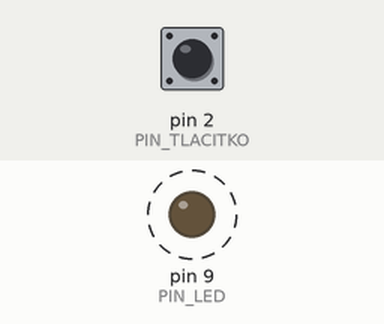
A sketch run on a simulated Arduino Uno, built with avr-gcc and run on an emulated ATmega328P. Parts: output pins drawn as LEDs (lit = HIGH). Dashed ring = blinking. The inputs (shaded band) are chosen by the test bench; at power-on: pin 2 (PIN_TLACITKO) HIGH. What the sketch prints to the serial monitor is not drawn.

Above: at 1.2 s.
1.3 s: pin 2 (PIN_TLACITKO) pulled LOW for 0.15 s
Timing chart, 0 to 10.3 s (numbered marks = the images above; inputs shaded):
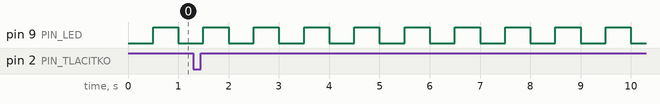

Measured:
- by itself, pin 9 (PIN_LED): alternates HIGH for 0.50 s and LOW for 0.50 s

The sketch:

sablona_skici.ino
```cpp
/* ---------------------------------------------------------------------------
 * Tema:    [NN - nazev tematu]
 * Uloha:   [nazev ulohy]
 * Popis:   [co program dela - jedna az dve vety]
 *
 * Zapojeni:
 *   [LED]      -> D9 (+ rezistor 220 R na GND)
 *   [tlacitko] -> D2 (INPUT_PULLUP, druhy vyvod na GND)
 *
 * Autor:   Jaroslav Busek
 * Deska:   Arduino UNO (ATmega328P)
 * ------------------------------------------------------------------------- */

// --- piny -----------------------------------------------------------------
const uint8_t PIN_LED = 9;
const uint8_t PIN_TLACITKO = 2;

// --- konstanty ------------------------------------------------------------
const uint16_t PERIODA_MS = 500;

// --- globalni stav --------------------------------------------------------
uint32_t poslednizmena = 0;
bool stavLed = false;

// --- funkce ---------------------------------------------------------------

/* Vrati true prave jednou pri stisku tlacitka (nabezna hrana). */
bool naHrane(uint8_t pin) {
  static bool predchozi = HIGH;
  bool aktualni = digitalRead(pin);
  bool hrana = (predchozi == HIGH && aktualni == LOW);
  predchozi = aktualni;
  return hrana;
}

// --- setup / loop ---------------------------------------------------------

void setup() {
  Serial.begin(9600);
  pinMode(PIN_LED, OUTPUT);
  pinMode(PIN_TLACITKO, INPUT_PULLUP);
}

void loop() {
  uint32_t nyni = millis();

  if (nyni - poslednizmena >= PERIODA_MS) {
    poslednizmena = nyni;
    stavLed = !stavLed;
    digitalWrite(PIN_LED, stavLed);
  }

  if (naHrane(PIN_TLACITKO)) {
    Serial.println("stisk");
  }
}
```
